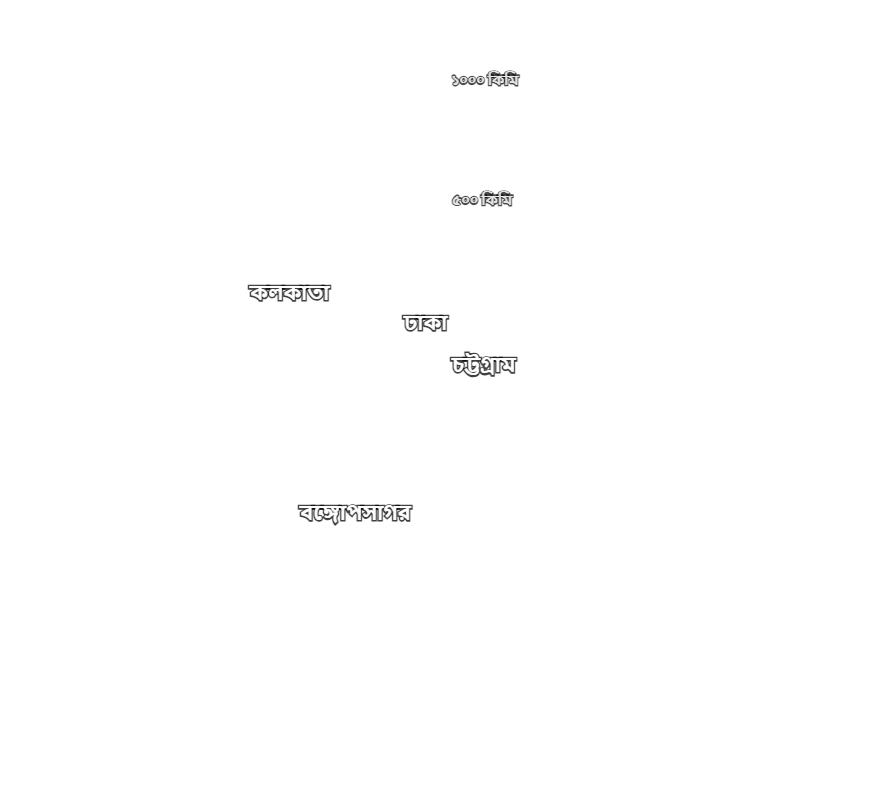
#> input picture overlays/selftest-wide.png, 889 x 800 px
$ python -i storm.py   (imports and definitions only)
#> lines starting #> are read from the running program, lines starting #| are printed output that depends on the picture
### iodc/products.py
"""Which product to show, and how each one is toned.

No single layer works around the clock, so a cycle walks a short **ladder** and
publishes the first rung that survives validation:

  1. `rgb_naturalenhncd` — colour, and the one that reads as a photograph:
     green land, blue sea. Solar-zenith corrected, which is precisely why it
     cannot be the only daytime rung.
  2. `vis006` — the raw visible channel. Greyscale and dim, but it carries no
     sun-angle correction and therefore *cannot* blow out. Brightened here.
  3. `ir108` — infrared, the only thing that sees in the dark. Recoloured so a
     night frame looks like a night sky rather than an instrument trace.

**Why rung 2 exists** (found on a published frame, 2026-08-09): rung 1 divides
out the solar zenith angle, and near the horizon that divisor tends to zero. At
07:00 local, half the frame clipped to pure white — a well-formed picture of
nothing. Raising the daylight threshold could not fix it, because Meteosat-9
sits west of Bangladesh: mornings are forward-scatter and evenings are not, so
17:00 is clean at the very sun angle that ruins 07:00. The ladder therefore
decides by *measuring each frame*, which is why the fix lives in a validation
ceiling rather than in the clock.

Every rung is a preference, never a promise: whatever fails, the next is tried,
and only exhausting the ladder fails the cycle.
"""

from __future__ import annotations

from dataclasses import dataclass
from datetime import datetime

from PIL import Image

from . import solar

VISIBLE_LAYER = "rgb_naturalenhncd"
LOW_SUN_LAYER = "vis006"
INFRARED_LAYER = "ir108"

# Where the day/night decision is made. The wide frame spans ~20° of longitude,
# so near dawn and dusk the terminator crosses it and one edge disagrees with
# the other; judging at the centre keeps the choice stable and is the accepted
# v1 simplification.
DECISION_POINT = (23.8103, 90.4125)


@dataclass(frozen=True)
class Product:
    layer: str
    is_night: bool
    #: Which **app-facing product** this rung serves. All three cloud rungs are
    #: the same tile to a user — "what does the sky look like" — so they publish
    #: under one key and the ladder stays invisible outside this module. Storm,
    #: rain and fog will each carry their own.
    key: str = "clouds"
    #: Guard against the washed-out failure. Only the solar-zenith-corrected
    #: colour product can fail this way; the others legitimately run bright over
    #: heavy convection and must not be judged by it.
    guard_washed_out: bool = False
    #: Brighten before publishing. The raw visible channel is honest but dim.
    brighten: bool = False
    #: What to ask the WMS for. Rain needs PNG with alpha so the map base can
    #: show through; everything else takes the cheaper JPEG.
    wms_format: str = "image/jpeg"
    transparent: bool = False
    #: Skip the flatness gates. A dry rain frame is flat, tiny and *correct* —
    #: rejecting it would walk back to stale rain presented as current, which
    #: is worse than an honest empty map. Structural checks still apply.
    lenient: bool = False


COLOUR_DAY = Product(VISIBLE_LAYER, is_night=False, guard_washed_out=True)
LOW_SUN_DAY = Product(LOW_SUN_LAYER, is_night=False, brighten=True)
NIGHT = Product(INFRARED_LAYER, is_night=True)


# [14 lines left out: function ladder, not called in this run]


# ── low-sun toning ────────────────────────────────────────────────────────────

#: Where the stretch puts the frame's brightest real content. Deliberately shy
#: of 255: the whole point of this rung is that nothing reaches pure white.
BRIGHTEN_TARGET = 245

#: Percentile treated as "brightest real content". A handful of specular pixels
#: must not decide the exposure for the whole frame.
BRIGHTEN_PERCENTILE = 99.5

#: Ceiling on the gain. A frame dark enough to need more than this is night
#: arriving early, and belongs on the infrared rung, not stretched into noise.
BRIGHTEN_MAX_GAIN = 4.0


# [25 lines left out: function brighten, not called in this run]


# ── night palette ─────────────────────────────────────────────────────────────
# Infrared arrives inverted (cold cloud tops bright, warm surface dark), which
# already reads like cloud. Recolouring keeps that reading but moves the dark
# end towards deep navy so the frame looks like a night sky rather than a
# greyscale instrument trace, and lands closer to the daytime product's palette
# so the switch at dusk is not jarring.
_STOPS = [
    (0,   (9, 18, 34)),       # warm surface — deep navy, near black
    (70,  (28, 46, 72)),      # faint low cloud emerging from the dark
    (130, (108, 128, 154)),   # mid-level cloud — cool blue-grey
    (190, (198, 210, 226)),   # thick cloud
    (255, (255, 255, 255)),   # coldest, tallest tops — white
]


def _build_lut() -> list:
    lut_r, lut_g, lut_b = [], [], []
    for value in range(256):
        for i in range(len(_STOPS) - 1):
            low, high = _STOPS[i], _STOPS[i + 1]
            if low[0] <= value <= high[0]:
                span = high[0] - low[0]
                t = (value - low[0]) / span if span else 0.0
                lut_r.append(round(low[1][0] + t * (high[1][0] - low[1][0])))
                lut_g.append(round(low[1][1] + t * (high[1][1] - low[1][1])))
                lut_b.append(round(low[1][2] + t * (high[1][2] - low[1][2])))
                break
    return lut_r + lut_g + lut_b


_LUT = _build_lut()


def recolor_night(image: Image.Image) -> Image.Image:
    """Map a greyscale infrared frame through the night palette."""
    return image.convert("L").convert("RGB").point(_LUT)

### iodc/storm.py
"""The storm product: where convection is strong, told in colour.

Selective colour above a severity threshold on the grey `ir108` base — grey is
weather, colour is the alert, no legend. In the rendered infrared, grey level
maps brightness temperature monotonically, so brighter = colder = taller cloud
tops, and a grey threshold stands in for a cloud-top-temperature threshold.

## The bands, and where they came from (calibrated 2026-08-09)

Measured against three archived situations rather than picked in the abstract:

    event                              >=220   >=235   >=245
    Cyclone Remal, landfall eve        14.1%    9.4%    7.0%   core burns 245+
    kalbaishakhi cells, clear day       1.1%    0.8%    0.4%   cells light, sky stays grey
    ordinary wet monsoon afternoon     10.1%    4.6%    1.3%   mostly blue, red is rare

## Why graded and not single-red

The monsoon row is the reason. Deep convection is a *most days* event here in
June–September, and a single red-above-220 painted ~10% of an ordinary
afternoon red — a tile that alarms daily teaches users to ignore red, which is
alarm fatigue, the one failure a cyclone-season product cannot afford. The
graded ramp shows that same day as mostly blue with small yellow/red cores, so
red keeps meaning something.

## Why blue → yellow → red, not the sketched blue → green → red

Green over grey cloud reads as land showing through. Yellow→red is the warning
escalation this audience already knows.
"""

from __future__ import annotations

from PIL import Image

from .products import INFRARED_LAYER, Product

#: The storm tile's product. `is_night=True` is deliberate and slightly subtle:
#: the base is always infrared, so the frame needs the night overlay's heavier
#: strokes (IR has no coastline of its own), and meta's diagnostic `source`
#: honestly reports the IR origin. The colouring below is what makes it a storm
#: frame rather than the night-sky one.
STORM = Product(INFRARED_LAYER, is_night=True, key="storm")

# Severity bands in ir108 grey levels (higher = colder = taller).
STRONG = 220     # organized deep convection — blue
SEVERE = 235     # severe cells — yellow
EXTREME = 245    # extreme tops: cyclone cores, overshooting tops — red

_BLUE = (40, 90, 220)
_YELLOW = (235, 180, 30)
_RED = (220, 30, 30)


def _blend(v: int, colour: tuple, t: float) -> tuple:
    """Mix grey level `v` towards `colour`; the base grey keeps texture alive
    inside the colour, so cell structure still reads."""
    return tuple(round(v + (c - v) * t) for c in colour)


def _entry(v: int) -> tuple:
    if v >= EXTREME:
        return _blend(v, _RED, 0.85)
    if v >= SEVERE:
        return _blend(v, _YELLOW, 0.75)
    if v >= STRONG:
        # Opacity ramps inside the band so the transition from grey is not a
        # hard edge cutting across smooth cloud.
        t = 0.40 + 0.15 * (v - STRONG) / (SEVERE - STRONG)
        return _blend(v, _BLUE, t)
    return (v, v, v)


def _build_lut() -> list:
    rs, gs, bs = [], [], []
    for v in range(256):
        r, g, b = _entry(v)
        rs.append(r)
        gs.append(g)
        bs.append(b)
    return rs + gs + bs


_LUT = _build_lut()


def recolor_storm(image: Image.Image) -> Image.Image:
    """Map a greyscale infrared frame through the storm bands."""
    return image.convert("L").convert("RGB").point(_LUT)

>>> from PIL import Image
>>> picture = Image.open('../overlays/selftest-wide.png')
#> picture is the input picture: PIL image 889x800 RGBA; mean R, G, B, A 2.6, 2.6, 2.6, 2.4
>>> result = recolor_storm(picture)
#> in recolor_storm, `return image.convert("L").convert("RGB").point(_LUT)`:
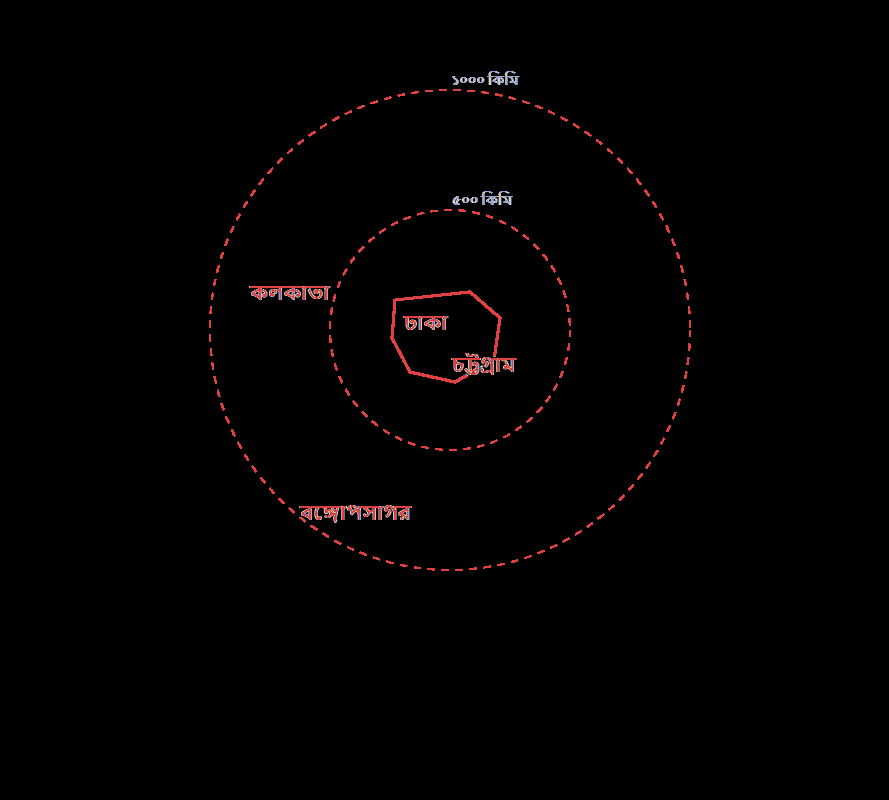
#> returned value: PIL image 889x800 RGB; mean R, G, B 2.3, 1, 1

$ run again, on overlays/close-base-light.png
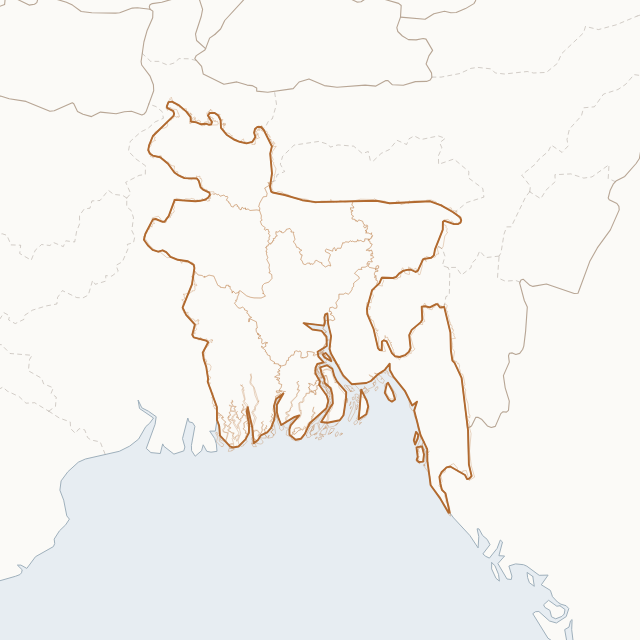
#> input picture overlays/close-base-light.png, 640 x 640 px
#> picture is the input picture: PIL image 640x640 RGB; mean R, G, B 244.7, 244.2, 242.1
#> in recolor_storm, `return image.convert("L").convert("RGB").point(_LUT)`:
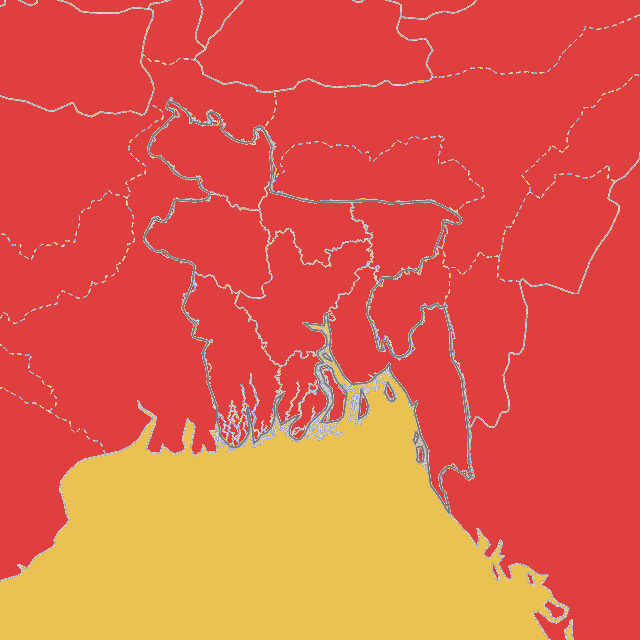
#> returned value: PIL image 640x640 RGB; mean R, G, B 224, 97.3, 72.6

$ run again, on overlays/close-bn-light.png
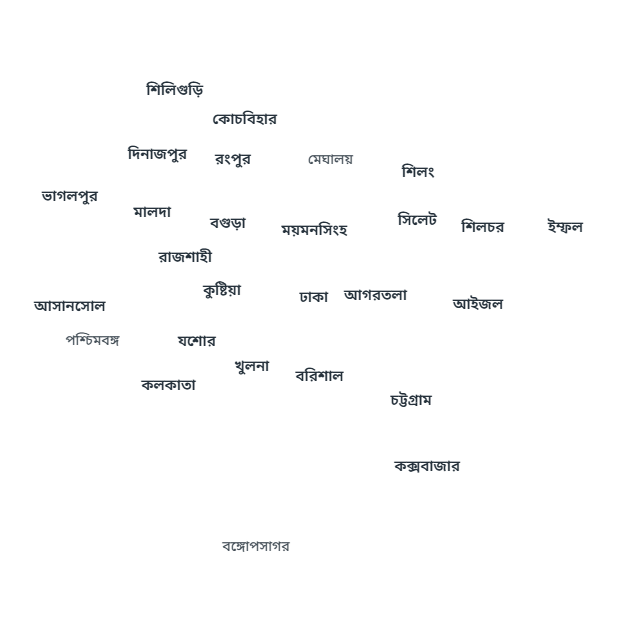
#> input picture overlays/close-bn-light.png, 640 x 640 px
#> picture is the input picture: PIL image 640x640 RGBA; mean R, G, B, A 8.4, 8.6, 8.7, 9.8
#> in recolor_storm, `return image.convert("L").convert("RGB").point(_LUT)`:
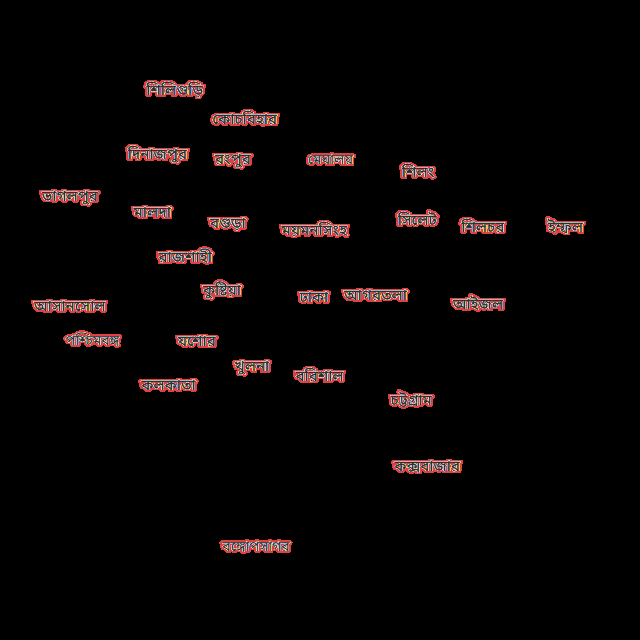
#> returned value: PIL image 640x640 RGB; mean R, G, B 7.8, 4.5, 4.4

$ run again, on overlays/close-bn-night.png
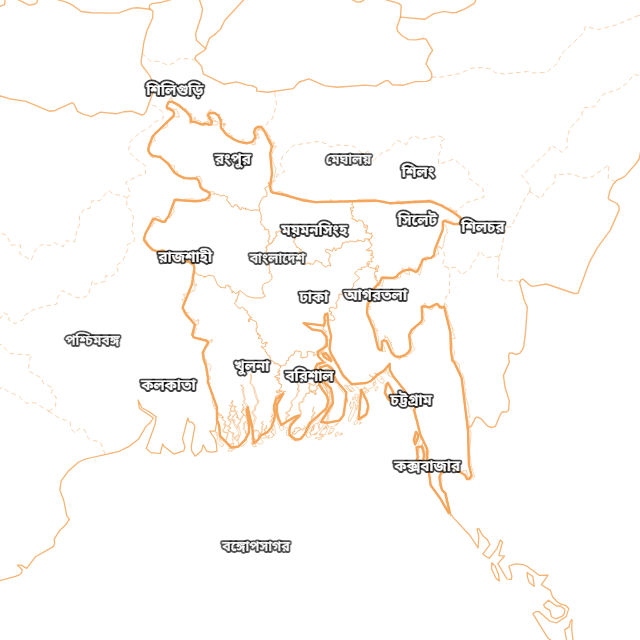
#> input picture overlays/close-bn-night.png, 640 x 640 px
#> picture is the input picture: PIL image 640x640 RGBA; mean R, G, B, A 17.2, 12.7, 8.5, 13.5
#> in recolor_storm, `return image.convert("L").convert("RGB").point(_LUT)`:
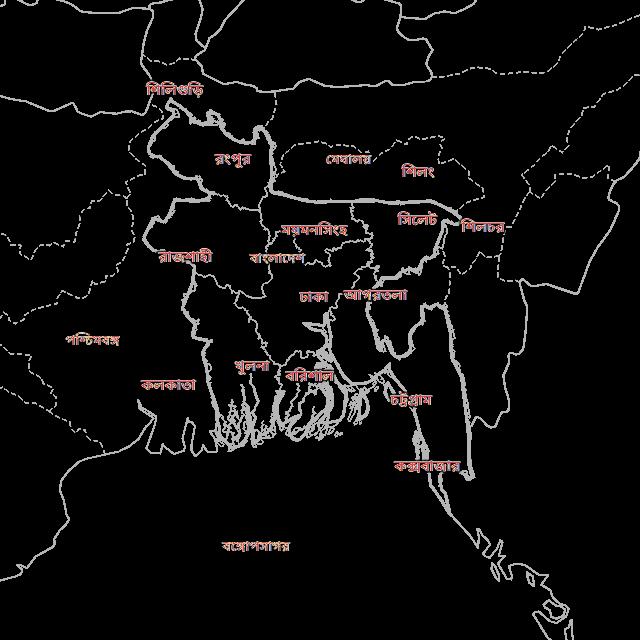
#> returned value: PIL image 640x640 RGB; mean R, G, B 13.2, 12.3, 12.3
